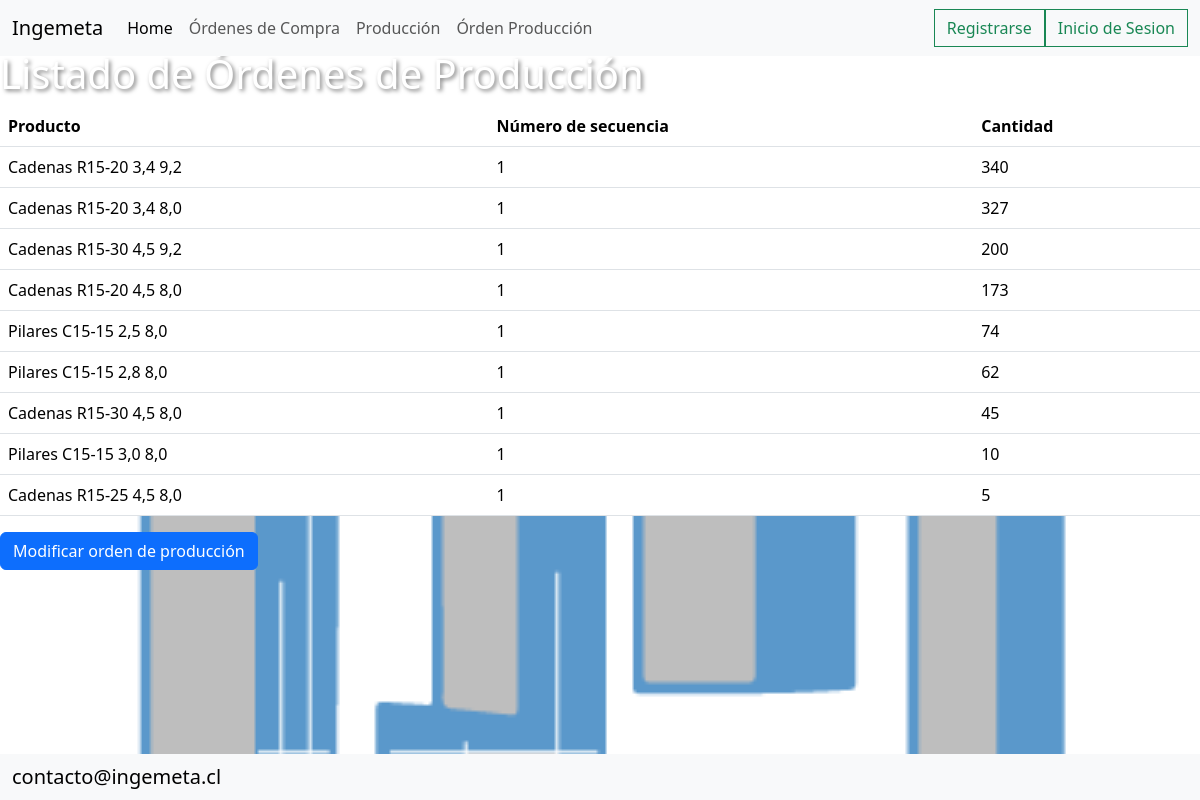
The page /orden_produccion/ on the database its author committed.
### gestion/models.py (models this page shows, shortened)
class OrdenProduccion(models.Model):
    producto = models.ForeignKey(Producto, on_delete=models.CASCADE)
    cantidad = models.IntegerField()
    numero_secuencia = models.IntegerField(default=0)
    class Meta:
        ordering = ['numero_secuencia', '-cantidad']  # Ordena por cantidad de forma predeterminada

class Producto(models.Model):
    nombre = models.CharField(max_length=100, unique=True)
    precio = models.IntegerField()
    cantidad_en_stock = models.IntegerField(default=0)
    codigo_producto = models.CharField(max_length=50)
    fecha_modificacion = models.DateField(auto_now=True)
    ancho = models.IntegerField(default=0)
    alto = models.IntegerField(default=0)
    largo = models.FloatField(default=0)
    diametro = models.FloatField(default=0)

### gestion/views.py (the view)
# urls.py: path('orden_produccion/', views.orden_produccion, name='orden_produccion'),
def orden_produccion(request):
    if request.method == 'POST':
            return HttpResponse("Formulario inválido")
    else:
        orden_produccion_queryset = models.OrdenProduccion.objects.order_by('numero_secuencia', '-cantidad')
        return render(request, 'orden_produccion.html', {'orden_produccion_queryset': orden_produccion_queryset})

### gestion/templates/orden_produccion.html
{% extends 'base.html' %}
{% block content %}
  <h1>Listado de Órdenes de Producción</h1>
  <table class="table">
    <thead>
      <tr>
        <th>Producto</th>
        <th>Número de secuencia</th>
        <th>Cantidad</th>
      </tr>
    </thead>
    <tbody>
      {% for orden in orden_produccion_queryset %}
        {%if orden.cantidad != 0 %}
            <tr>
            <td>{{ orden.producto.nombre }}</td>
            <td>{{ orden.numero_secuencia }}</td>
            <td>{{ orden.cantidad }}</td>
            </tr>
        {% endif %}
      {% endfor %}
    </tbody>
  </table>
  <a href="{% url 'modificar_orden_produccion' %}" class="btn btn-primary">Modificar orden de producción</a>
{% endblock %}

### gestion/static/css/styles.css (style rules this page uses)
.fondo { background-image: url('/static/imagenes/Fondohome.jpg'); background-size: cover; background-repeat: no-repeat; background-attachment: fixed; }
h1 { color: white; text-shadow: 2px 2px 4px rgba(0, 0, 0, 0.5); }

### rows shown on the page
OrdenProduccion: producto.nombre "Cadenas R15-20 3,4 9,2", numero_secuencia "1", cantidad "340"
OrdenProduccion: producto.nombre "Cadenas R15-20 3,4 8,0", numero_secuencia "1", cantidad "327"
OrdenProduccion: producto.nombre "Cadenas R15-30 4,5 9,2", numero_secuencia "1", cantidad "200"
OrdenProduccion: producto.nombre "Cadenas R15-20 4,5 8,0", numero_secuencia "1", cantidad "173"
OrdenProduccion: producto.nombre "Pilares C15-15 2,5 8,0", numero_secuencia "1", cantidad "74"
OrdenProduccion: producto.nombre "Pilares C15-15 2,8 8,0", numero_secuencia "1", cantidad "62"
OrdenProduccion: producto.nombre "Cadenas R15-30 4,5 8,0", numero_secuencia "1", cantidad "45"
OrdenProduccion: producto.nombre "Pilares C15-15 3,0 8,0", numero_secuencia "1", cantidad "10"
OrdenProduccion: producto.nombre "Cadenas R15-25 4,5 8,0", numero_secuencia "1", cantidad "5"
